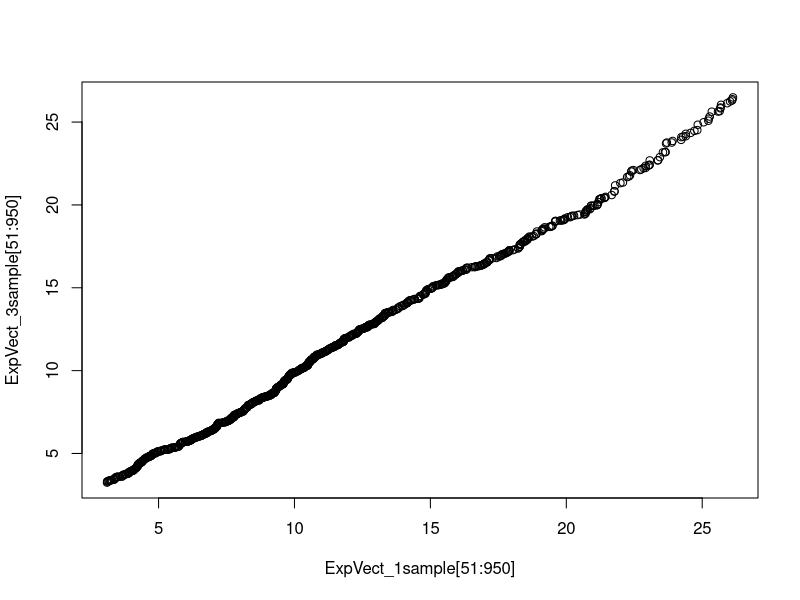

The R script that drew this image:
ExpVect_3sample_Deviates <- vector(length=3)
ExpVect_3sample <- vector()
ExpVect_1sample <- vector()


for(i in 1:1000){
  ExpVect_3sample_Deviates[1] <- rexp(1,1/4)
  ExpVect_3sample_Deviates[2] <- rexp(1,1/4)
  ExpVect_3sample_Deviates[3] <- rexp(1,1/4)
  ExpVect_3sample[i] = sum(ExpVect_3sample_Deviates)
  
  ExpVect <- rexp(3,1/4)
  ExpVect_1sample[i] = sum(ExpVect)
  
}

ExpVect_1sample <- sort(ExpVect_1sample)
ExpVect_3sample <- sort(ExpVect_3sample)
plot(ExpVect_1sample[51:950],ExpVect_3sample[51:950])